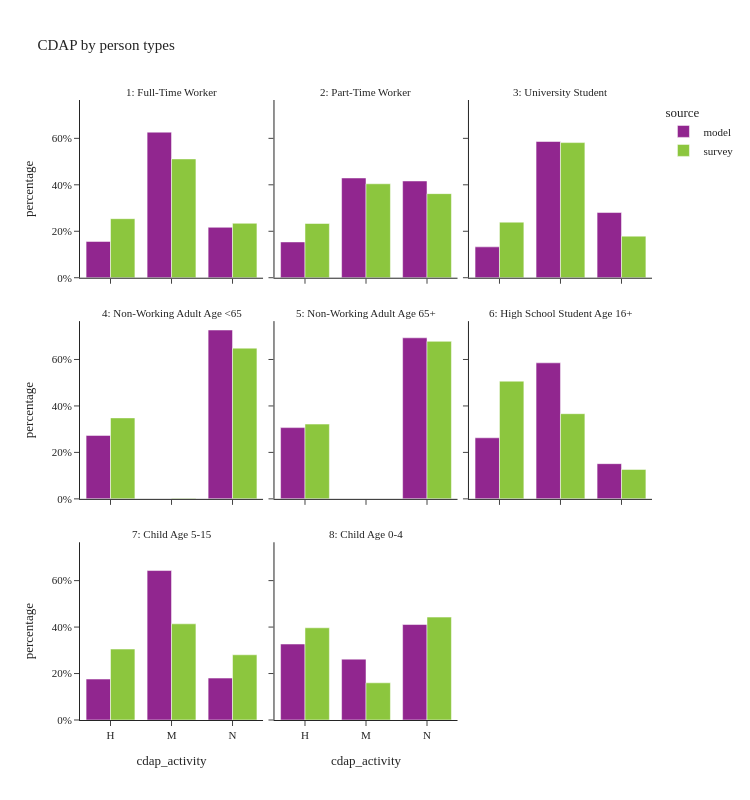

Notebook source saved alongside this figure:
### Code cell
util.plot_share_facetbar(per_data, 'person_weight', share_col="cdap_activity", title="CDAP by person types", 
                            facet_col="ptype_label", facet_col_wrap=3, height=800, orientation='v')

### Figure 1 — Plotly figure (JSON) as saved in the notebook; plotly's stock layout.template omitted (floating-point values rounded to 4 significant figures)
{"data": [{"alignmentgroup": "True", "customdata": [[286381], [1148493], [397952]], "hovertemplate": "source=model<br>ptype_label=1: Full-Time Worker<br>cdap_activity=%{x}<br>percentage=%{y}<br>sample_size=%{customdata[0]}<extra></extra>", "legendgroup": "model", "marker": {"color": "#91268F", "pattern": {"shape": ""}}, "name": "model", "offsetgroup": "model", "orientation": "v", "showlegend": true, "textposition": "auto", "type": "bar", "x": ["H", "M", "N"], "xaxis": "x7", "y": [0.1563, 0.6266, 0.2171], "yaxis": "y7"}, {"alignmentgroup": "True", "customdata": [[53750], [149842], [145331]], "hovertemplate": "source=model<br>ptype_label=2: Part-Time Worker<br>cdap_activity=%{x}<br>percentage=%{y}<br>sample_size=%{customdata[0]}<extra></extra>", "legendgroup": "model", "marker": {"color": "#91268F", "pattern": {"shape": ""}}, "name": "model", "offsetgroup": "model", "orientation": "v", "showlegend": false, "textposition": "auto", "type": "bar", "x": ["H", "M", "N"], "xaxis": "x8", "y": [0.154, 0.4294, 0.4165], "yaxis": "y8"}, {"alignmentgroup": "True", "customdata": [[21576], [95219], [45563]], "hovertemplate": "source=model<br>ptype_label=3: University Student<br>cdap_activity=%{x}<br>percentage=%{y}<br>sample_size=%{customdata[0]}<extra></extra>", "legendgroup": "model", "marker": {"color": "#91268F", "pattern": {"shape": ""}}, "name": "model", "offsetgroup": "model", "orientation": "v", "showlegend": false, "textposition": "auto", "type": "bar", "x": ["H", "M", "N"], "xaxis": "x9", "y": [0.1329, 0.5865, 0.2806], "yaxis": "y9"}, {"alignmentgroup": "True", "customdata": [[153470], [408383]], "hovertemplate": "source=model<br>ptype_label=4: Non-Working Adult Age <65<br>cdap_activity=%{x}<br>percentage=%{y}<br>sample_size=%{customdata[0]}<extra></extra>", "legendgroup": "model", "marker": {"color": "#91268F", "pattern": {"shape": ""}}, "name": "model", "offsetgroup": "model", "orientation": "v", "showlegend": false, "textposition": "auto", "type": "bar", "x": ["H", "N"], "xaxis": "x4", "y": [0.2731, 0.7269], "yaxis": "y4"}, {"alignmentgroup": "True", "customdata": [[159471], [360517]], "hovertemplate": "source=model<br>ptype_label=5: Non-Working Adult Age 65+<br>cdap_activity=%{x}<br>percentage=%{y}<br>sample_size=%{customdata[0]}<extra></extra>", "legendgroup": "model", "marker": {"color": "#91268F", "pattern": {"shape": ""}}, "name": "model", "offsetgroup": "model", "orientation": "v", "showlegend": false, "textposition": "auto", "type": "bar", "x": ["H", "N"], "xaxis": "x5", "y": [0.3067, 0.6933], "yaxis": "y5"}, {"alignmentgroup": "True", "customdata": [[33531], [74675], [19324]], "hovertemplate": "source=model<br>ptype_label=6: High School Student Age 16+<br>cdap_activity=%{x}<br>percentage=%{y}<br>sample_size=%{customdata[0]}<extra></extra>", "legendgroup": "model", "marker": {"color": "#91268F", "pattern": {"shape": ""}}, "name": "model", "offsetgroup": "model", "orientation": "v", "showlegend": false, "textposition": "auto", "type": "bar", "x": ["H", "M", "N"], "xaxis": "x6", "y": [0.2629, 0.5855, 0.1515], "yaxis": "y6"}, {"alignmentgroup": "True", "customdata": [[98134], [358315], [100492]], "hovertemplate": "source=model<br>ptype_label=7: Child Age 5-15<br>cdap_activity=%{x}<br>percentage=%{y}<br>sample_size=%{customdata[0]}<extra></extra>", "legendgroup": "model", "marker": {"color": "#91268F", "pattern": {"shape": ""}}, "name": "model", "offsetgroup": "model", "orientation": "v", "showlegend": false, "textposition": "auto", "type": "bar", "x": ["H", "M", "N"], "xaxis": "x", "y": [0.1762, 0.6434, 0.1804], "yaxis": "y"}, {"alignmentgroup": "True", "customdata": [[80012], [64122], [100565]], "hovertemplate": "source=model<br>ptype_label=8: Child Age 0-4<br>cdap_activity=%{x}<br>percentage=%{y}<br>sample_size=%{customdata[0]}<extra></extra>", "legendgroup": "model", "marker": {"color": "#91268F", "pattern": {"shape": ""}}, "name": "model", "offsetgroup": "model", "orientation": "v", "showlegend": false, "textposition": "auto", "type": "bar", "x": ["H", "M", "N"], "xaxis": "x2", "y": [0.327, 0.262, 0.411], "yaxis": "y2"}, {"alignmentgroup": "True", "customdata": [[1760], [2385], [1823]], "hovertemplate": "source=survey<br>ptype_label=1: Full-Time Worker<br>cdap_activity=%{x}<br>percentage=%{y}<br>sample_size=%{customdata[0]}<extra></extra>", "legendgroup": "survey", "marker": {"color": "#8CC63E", "pattern": {"shape": ""}}, "name": "survey", "offsetgroup": "survey", "orientation": "v", "showlegend": true, "textposition": "auto", "type": "bar", "x": ["H", "M", "N"], "xaxis": "x7", "y": [0.2542, 0.5114, 0.2344], "yaxis": "y7"}, {"alignmentgroup": "True", "customdata": [[219], [268], [325]], "hovertemplate": "source=survey<br>ptype_label=2: Part-Time Worker<br>cdap_activity=%{x}<br>percentage=%{y}<br>sample_size=%{customdata[0]}<extra></extra>", "legendgroup": "survey", "marker": {"color": "#8CC63E", "pattern": {"shape": ""}}, "name": "survey", "offsetgroup": "survey", "orientation": "v", "showlegend": false, "textposition": "auto", "type": "bar", "x": ["H", "M", "N"], "xaxis": "x8", "y": [0.2334, 0.4045, 0.362], "yaxis": "y8"}, {"alignmentgroup": "True", "customdata": [[203], [196], [158]], "hovertemplate": "source=survey<br>ptype_label=3: University Student<br>cdap_activity=%{x}<br>percentage=%{y}<br>sample_size=%{customdata[0]}<extra></extra>", "legendgroup": "survey", "marker": {"color": "#8CC63E", "pattern": {"shape": ""}}, "name": "survey", "offsetgroup": "survey", "orientation": "v", "showlegend": false, "textposition": "auto", "type": "bar", "x": ["H", "M", "N"], "xaxis": "x9", "y": [0.2392, 0.5817, 0.1791], "yaxis": "y9"}, {"alignmentgroup": "True", "customdata": [[675], [3], [914]], "hovertemplate": "source=survey<br>ptype_label=4: Non-Working Adult Age <65<br>cdap_activity=%{x}<br>percentage=%{y}<br>sample_size=%{customdata[0]}<extra></extra>", "legendgroup": "survey", "marker": {"color": "#8CC63E", "pattern": {"shape": ""}}, "name": "survey", "offsetgroup": "survey", "orientation": "v", "showlegend": false, "textposition": "auto", "type": "bar", "x": ["H", "M", "N"], "xaxis": "x4", "y": [0.3485, 0.002634, 0.6488], "yaxis": "y4"}, {"alignmentgroup": "True", "customdata": [[539], [1044]], "hovertemplate": "source=survey<br>ptype_label=5: Non-Working Adult Age 65+<br>cdap_activity=%{x}<br>percentage=%{y}<br>sample_size=%{customdata[0]}<extra></extra>", "legendgroup": "survey", "marker": {"color": "#8CC63E", "pattern": {"shape": ""}}, "name": "survey", "offsetgroup": "survey", "orientation": "v", "showlegend": false, "textposition": "auto", "type": "bar", "x": ["H", "N"], "xaxis": "x5", "y": [0.3219, 0.6781], "yaxis": "y5"}, {"alignmentgroup": "True", "customdata": [[64], [41], [16]], "hovertemplate": "source=survey<br>ptype_label=6: High School Student Age 16+<br>cdap_activity=%{x}<br>percentage=%{y}<br>sample_size=%{customdata[0]}<extra></extra>", "legendgroup": "survey", "marker": {"color": "#8CC63E", "pattern": {"shape": ""}}, "name": "survey", "offsetgroup": "survey", "orientation": "v", "showlegend": false, "textposition": "auto", "type": "bar", "x": ["H", "M", "N"], "xaxis": "x6", "y": [0.5067, 0.3667, 0.1267], "yaxis": "y6"}, {"alignmentgroup": "True", "customdata": [[339], [381], [238]], "hovertemplate": "source=survey<br>ptype_label=7: Child Age 5-15<br>cdap_activity=%{x}<br>percentage=%{y}<br>sample_size=%{customdata[0]}<extra></extra>", "legendgroup": "survey", "marker": {"color": "#8CC63E", "pattern": {"shape": ""}}, "name": "survey", "offsetgroup": "survey", "orientation": "v", "showlegend": false, "textposition": "auto", "type": "bar", "x": ["H", "M", "N"], "xaxis": "x", "y": [0.3053, 0.414, 0.2807], "yaxis": "y"}, {"alignmentgroup": "True", "customdata": [[220], [94], [192]], "hovertemplate": "source=survey<br>ptype_label=8: Child Age 0-4<br>cdap_activity=%{x}<br>percentage=%{y}<br>sample_size=%{customdata[0]}<extra></extra>", "legendgroup": "survey", "marker": {"color": "#8CC63E", "pattern": {"shape": ""}}, "name": "survey", "offsetgroup": "survey", "orientation": "v", "showlegend": false, "textposition": "auto", "type": "bar", "x": ["H", "M", "N"], "xaxis": "x2", "y": [0.3969, 0.1601, 0.443], "yaxis": "y2"}], "layout": {"annotations": [{"font": {}, "showarrow": false, "text": "7: Child Age 5-15", "x": 0.16, "xanchor": "center", "xref": "paper", "y": 0.2867, "yanchor": "bottom", "yref": "paper"}, {"font": {}, "showarrow": false, "text": "8: Child Age 0-4", "x": 0.5, "xanchor": "center", "xref": "paper", "y": 0.2867, "yanchor": "bottom", "yref": "paper"}, {"font": {}, "showarrow": false, "text": "4: Non-Working Adult Age <65", "x": 0.16, "xanchor": "center", "xref": "paper", "y": 0.6433, "yanchor": "bottom", "yref": "paper"}, {"font": {}, "showarrow": false, "text": "5: Non-Working Adult Age 65+", "x": 0.5, "xanchor": "center", "xref": "paper", "y": 0.6433, "yanchor": "bottom", "yref": "paper"}, {"font": {}, "showarrow": false, "text": "6: High School Student Age 16+", "x": 0.84, "xanchor": "center", "xref": "paper", "y": 0.6433, "yanchor": "bottom", "yref": "paper"}, {"font": {}, "showarrow": false, "text": "1: Full-Time Worker", "x": 0.16, "xanchor": "center", "xref": "paper", "y": 1.0, "yanchor": "bottom", "yref": "paper"}, {"font": {}, "showarrow": false, "text": "2: Part-Time Worker", "x": 0.5, "xanchor": "center", "xref": "paper", "y": 1.0, "yanchor": "bottom", "yref": "paper"}, {"font": {}, "showarrow": false, "text": "3: University Student", "x": 0.84, "xanchor": "center", "xref": "paper", "y": 1.0, "yanchor": "bottom", "yref": "paper"}], "barmode": "group", "height": 800, "legend": {"title": {"text": "source"}, "tracegroupgap": 0}, "title": {"text": "CDAP by person types"}, "width": 750, "xaxis": {"anchor": "y", "domain": [0.0, 0.32], "title": {"text": "cdap_activity"}}, "xaxis2": {"anchor": "y2", "domain": [0.34, 0.66], "matches": "x", "title": {"text": "cdap_activity"}}, "xaxis3": {"anchor": "y3", "domain": [0.68, 1.0], "matches": "x", "title": {"text": "cdap_activity"}}, "xaxis4": {"anchor": "y4", "domain": [0.0, 0.32], "matches": "x", "showticklabels": false}, "xaxis5": {"anchor": "y5", "domain": [0.34, 0.66], "matches": "x", "showticklabels": false}, "xaxis6": {"anchor": "y6", "domain": [0.68, 1.0], "matches": "x", "showticklabels": false}, "xaxis7": {"anchor": "y7", "domain": [0.0, 0.32], "matches": "x", "showticklabels": false}, "xaxis8": {"anchor": "y8", "domain": [0.34, 0.66], "matches": "x", "showticklabels": false}, "xaxis9": {"anchor": "y9", "domain": [0.68, 1.0], "matches": "x", "showticklabels": false}, "yaxis": {"anchor": "x", "domain": [0.0, 0.2867], "tickformat": ".0%", "title": {"text": "percentage"}}, "yaxis2": {"anchor": "x2", "domain": [0.0, 0.2867], "matches": "y", "showticklabels": false, "tickformat": ".0%"}, "yaxis3": {"anchor": "x3", "domain": [0.0, 0.2867], "matches": "y", "showticklabels": false, "tickformat": ".0%"}, "yaxis4": {"anchor": "x4", "domain": [0.3567, 0.6433], "matches": "y", "tickformat": ".0%", "title": {"text": "percentage"}}, "yaxis5": {"anchor": "x5", "domain": [0.3567, 0.6433], "matches": "y", "showticklabels": false, "tickformat": ".0%"}, "yaxis6": {"anchor": "x6", "domain": [0.3567, 0.6433], "matches": "y", "showticklabels": false, "tickformat": ".0%"}, "yaxis7": {"anchor": "x7", "domain": [0.7133, 1.0], "matches": "y", "tickformat": ".0%", "title": {"text": "percentage"}}, "yaxis8": {"anchor": "x8", "domain": [0.7133, 1.0], "matches": "y", "showticklabels": false, "tickformat": ".0%"}, "yaxis9": {"anchor": "x9", "domain": [0.7133, 1.0], "matches": "y", "showticklabels": false, "tickformat": ".0%"}}}
